Frame 1 (no input): blank canvas, image omitted
Frame 60 (the mouse pressed at the canvas centre just before this capture): blank canvas, image omitted
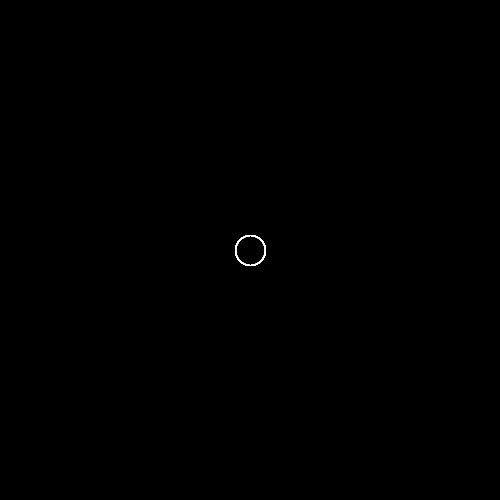
Frame 120 (the mouse held since frame 60 and released just before this capture)

The Processing sketch whose frames 1 and 60 were blank and that drew this single picture after the mouse press (run headless with seeded random() and noise(); from frame 60 on, the mouse is pressed at the canvas centre):

// Processing sketch: RecordTracesStore011
// ── RecordTracesStore011.pde
float posX, posY; //starting positions

ArrayList <DataPoint> dataPoints = new ArrayList<DataPoint>();//create ArrayList to store data . 
//We must say what object to store the variables in.  

void setup() {
  size(500, 500);
  background(0);
}

void draw() {
  // add new inputs
  if (mousePressed) {
    float x = mouseX;
    float y = mouseY;
    dataPoints.add(new DataPoint(x, y)); //add to arrayList
  }

  // The size() method returns the current number of items in the list
  int total = dataPoints.size();
  println("The total amount of data is: " + total);

  //display all data circles - notice size() not length() used. 
for (int i = 0; i < dataPoints.size(); i++) {
  DataPoint d = dataPoints.get(i); //gte the latest stored data. 
  d.display(); //display it. 
}
}

class DataPoint {
  //field(varibales) in class
  float x, y;

  //constructor
  DataPoint(float _x, float _y) {
    x = _x;
    y = _y;
  }

  //methods (functions)
  //show the data with a shape
  void display() {
    noFill();
    stroke(255, 128);
    ellipse(x, y, 30, 30);
  }
}
